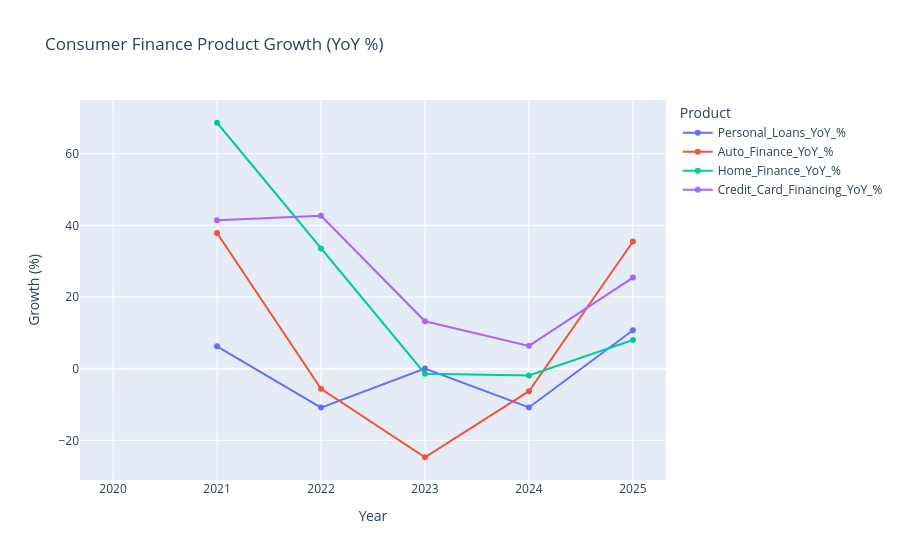

The notebook cell this image was saved under:
### Code cell
fig = px.line(
    product_analysis,
    x="Year",
    y=growth_columns,
    markers=True,
    title="Consumer Finance Product Growth (YoY %)",
    labels={
        "value": "Growth (%)",
        "Year": "Year",
        "variable": "Product"
    }
)

# apply_theme(fig)
fig.show()

### Figure 1 — Plotly figure (JSON) as saved in the notebook; plotly's stock layout.template omitted (floating-point values rounded to 4 significant figures)
{"data": [{"hovertemplate": "Product=Personal_Loans_YoY_%<br>Year=%{x}<br>Growth (%)=%{y}<extra></extra>", "legendgroup": "Personal_Loans_YoY_%", "line": {"color": "#636efa", "dash": "solid"}, "marker": {"symbol": "circle"}, "mode": "lines+markers", "name": "Personal_Loans_YoY_%", "orientation": "v", "showlegend": true, "type": "scatter", "x": [2020, 2021, 2022, 2023, 2024, 2025], "xaxis": "x", "y": [NaN, 6.24, -10.86, 0.03733, -10.82, 10.71], "yaxis": "y"}, {"hovertemplate": "Product=Auto_Finance_YoY_%<br>Year=%{x}<br>Growth (%)=%{y}<extra></extra>", "legendgroup": "Auto_Finance_YoY_%", "line": {"color": "#EF553B", "dash": "solid"}, "marker": {"symbol": "circle"}, "mode": "lines+markers", "name": "Auto_Finance_YoY_%", "orientation": "v", "showlegend": true, "type": "scatter", "x": [2020, 2021, 2022, 2023, 2024, 2025], "xaxis": "x", "y": [NaN, 37.87, -5.622, -24.72, -6.289, 35.49], "yaxis": "y"}, {"hovertemplate": "Product=Home_Finance_YoY_%<br>Year=%{x}<br>Growth (%)=%{y}<extra></extra>", "legendgroup": "Home_Finance_YoY_%", "line": {"color": "#00cc96", "dash": "solid"}, "marker": {"symbol": "circle"}, "mode": "lines+markers", "name": "Home_Finance_YoY_%", "orientation": "v", "showlegend": true, "type": "scatter", "x": [2020, 2021, 2022, 2023, 2024, 2025], "xaxis": "x", "y": [NaN, 68.62, 33.54, -1.422, -1.923, 7.99], "yaxis": "y"}, {"hovertemplate": "Product=Credit_Card_Financing_YoY_%<br>Year=%{x}<br>Growth (%)=%{y}<extra></extra>", "legendgroup": "Credit_Card_Financing_YoY_%", "line": {"color": "#ab63fa", "dash": "solid"}, "marker": {"symbol": "circle"}, "mode": "lines+markers", "name": "Credit_Card_Financing_YoY_%", "orientation": "v", "showlegend": true, "type": "scatter", "x": [2020, 2021, 2022, 2023, 2024, 2025], "xaxis": "x", "y": [NaN, 41.43, 42.68, 13.23, 6.364, 25.41], "yaxis": "y"}], "layout": {"legend": {"title": {"text": "Product"}, "tracegroupgap": 0}, "title": {"text": "Consumer Finance Product Growth (YoY %)"}, "xaxis": {"anchor": "y", "domain": [0, 1], "title": {"text": "Year"}}, "yaxis": {"anchor": "x", "domain": [0, 1], "title": {"text": "Growth (%)"}}}}
